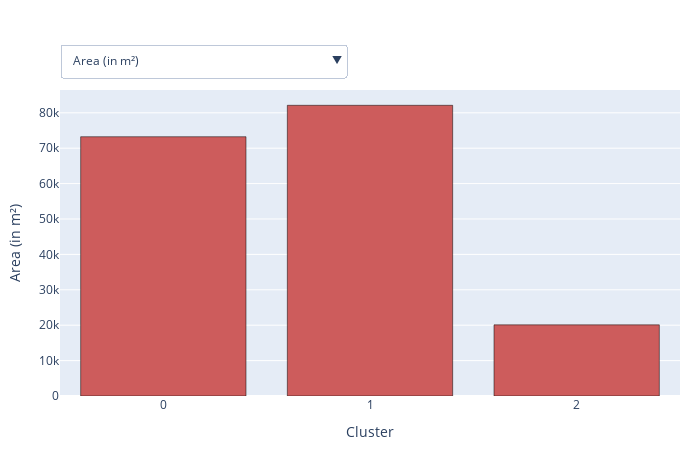

Write notebook code for a chart like this one.
### Code cell
palette = [
    "indianred","lightsalmon","mediumaquamarine","powderblue","darkslateblue",
    "mediumturquoise","lavender","palevioletred","olivedrab","lightpink",
    "gold","mediumvioletred","lightcoral","tomato","sandybrown",
    "darkseagreen","lemonchiffon","darksalmon","darkred","firebrick",
    "oldlace","royalblue","mediumpurple","plum"
]

agg = (df_condensed
       .groupby("cluster")
       .mean()
       .reset_index())


def make_trace(var, colour):
    return go.Bar(
        x=agg["cluster"].astype(str),
        y=agg[var],
        marker=dict(color=colour, line=dict(color="black")),
        name=var
    )

vars_list = list(agg.columns[1:])
default_var = vars_list[0]

fig = go.Figure(make_trace(default_var, palette[0]))

buttons = []
for i, var in enumerate(vars_list):
    buttons.append(
        dict(
            label  = var,
            method = "update",
            args   = [
                {"y": [agg[var]],
                 "marker.color": [palette[i % len(palette)]]},
                {
                  "title": f"Average {var} per cluster",
                  "yaxis": {"title": {"text": var}}
                }
            ]
        )
    )

fig.update_layout(
    yaxis_title=default_var,
    xaxis=dict(title="Cluster", type="category"),
    updatemenus=[dict(
        type="dropdown",
        direction="down",
        showactive=True,
        buttons=buttons,
        x=0.0, xanchor="left",
        y=1.15, yanchor="top"
    )],
    margin=dict(t=90, r=20, l=60, b=50),
    height=450, width=700,
    showlegend=False
)

fig

### Figure 1 — Plotly figure (JSON) as saved in the notebook; plotly's stock layout.template omitted (floating-point values rounded to 4 significant figures)
{"data": [{"marker": {"color": "indianred", "line": {"color": "black"}}, "name": "Area (in m²)", "type": "bar", "x": ["0", "1", "2"], "y": [73240.0, 82120.0, 20100.0]}], "layout": {"height": 450, "margin": {"b": 50, "l": 60, "r": 20, "t": 90}, "showlegend": false, "updatemenus": [{"buttons": [{"args": [{"marker.color": ["indianred"], "y": [[73240.0, 82120.0, 20100]]}, {"title": "Average Area (in m²) per cluster", "yaxis": {"title": {"text": "Area (in m²)"}}}], "label": "Area (in m²)", "method": "update"}, {"args": [{"marker.color": ["lightsalmon"], "y": [[94.89, 107.6, 102.6]]}, {"title": "Average Area of basin per cluster", "yaxis": {"title": {"text": "Area of basin"}}}], "label": "Area of basin", "method": "update"}, {"args": [{"marker.color": ["mediumaquamarine"], "y": [[92.5, 12.38, 18.44]]}, {"title": "Average Percentage Protected Land (of total bofedal) per cluster", "yaxis": {"title": {"text": "Percentage Protected Land (of total bofedal)"}}}], "label": "Percentage Protected Land (of total bofedal)", "method": "update"}, {"args": [{"marker.color": ["powderblue"], "y": [[4433.0, 4232.0, 4115.0]]}, {"title": "Average Average Elevation (in m) per cluster", "yaxis": {"title": {"text": "Average Elevation (in m)"}}}], "label": "Average Elevation (in m)", "method": "update"}, {"args": [{"marker.color": ["darkslateblue"], "y": [[5.759, 7.543, 5.901]]}, {"title": "Average Elevation Standard Deviation (in m) per cluster", "yaxis": {"title": {"text": "Elevation Standard Deviation (in m)"}}}], "label": "Elevation Standard Deviation (in m)", "method": "update"}, {"args": [{"marker.color": ["mediumturquoise"], "y": [[0, 10.72, 3778]]}, {"title": "Average Number of wells (per catchment area) per cluster", "yaxis": {"title": {"text": "Number of wells (per catchment area)"}}}], "label": "Number of wells (per catchment area)", "method": "update"}, {"args": [{"marker.color": ["lavender"], "y": [[28.25, 19.31, 4.607]]}, {"title": "Average Precipitation per cluster", "yaxis": {"title": {"text": "Precipitation"}}}], "label": "Precipitation", "method": "update"}, {"args": [{"marker.color": ["palevioletred"], "y": [[79.1, 81.91, 123.1]]}, {"title": "Average PET per cluster", "yaxis": {"title": {"text": "PET"}}}], "label": "PET", "method": "update"}, {"args": [{"marker.color": ["olivedrab"], "y": [[10.23, 11.45, 20.81]]}, {"title": "Average Temp Max per cluster", "yaxis": {"title": {"text": "Temp Max"}}}], "label": "Temp Max", "method": "update"}, {"args": [{"marker.color": ["lightpink"], "y": [[-5.741, -2.511, 3.044]]}, {"title": "Average Temp Min per cluster", "yaxis": {"title": {"text": "Temp Min"}}}], "label": "Temp Min", "method": "update"}, {"args": [{"marker.color": ["gold"], "y": [[25980.0, 325.7, 3549.0]]}, {"title": "Average Surface Water Rights per cluster", "yaxis": {"title": {"text": "Surface Water Rights"}}}], "label": "Surface Water Rights", "method": "update"}, {"args": [{"marker.color": ["mediumvioletred"], "y": [[58.93, 47.56, 8543.0]]}, {"title": "Average Ground Water Rights per cluster", "yaxis": {"title": {"text": "Ground Water Rights"}}}], "label": "Ground Water Rights", "method": "update"}, {"args": [{"marker.color": ["lightcoral"], "y": [[0.00612, 0.05584, 0.02613]]}, {"title": "Average NDWI per cluster", "yaxis": {"title": {"text": "NDWI"}}}], "label": "NDWI", "method": "update"}, {"args": [{"marker.color": ["tomato"], "y": [[0.2717, 0.3085, 0.2898]]}, {"title": "Average NDVI per cluster", "yaxis": {"title": {"text": "NDVI"}}}], "label": "NDVI", "method": "update"}, {"args": [{"marker.color": ["sandybrown"], "y": [[-18.39, -19.05, -19.81]]}, {"title": "Average lat per cluster", "yaxis": {"title": {"text": "lat"}}}], "label": "lat", "method": "update"}, {"args": [{"marker.color": ["darkseagreen"], "y": [[-69.25, -69.15, -68.97]]}, {"title": "Average lon per cluster", "yaxis": {"title": {"text": "lon"}}}], "label": "lon", "method": "update"}], "direction": "down", "showactive": true, "type": "dropdown", "x": 0, "xanchor": "left", "y": 1.15, "yanchor": "top"}], "width": 700, "xaxis": {"title": {"text": "Cluster"}, "type": "category"}, "yaxis": {"title": {"text": "Area (in m²)"}}}}
